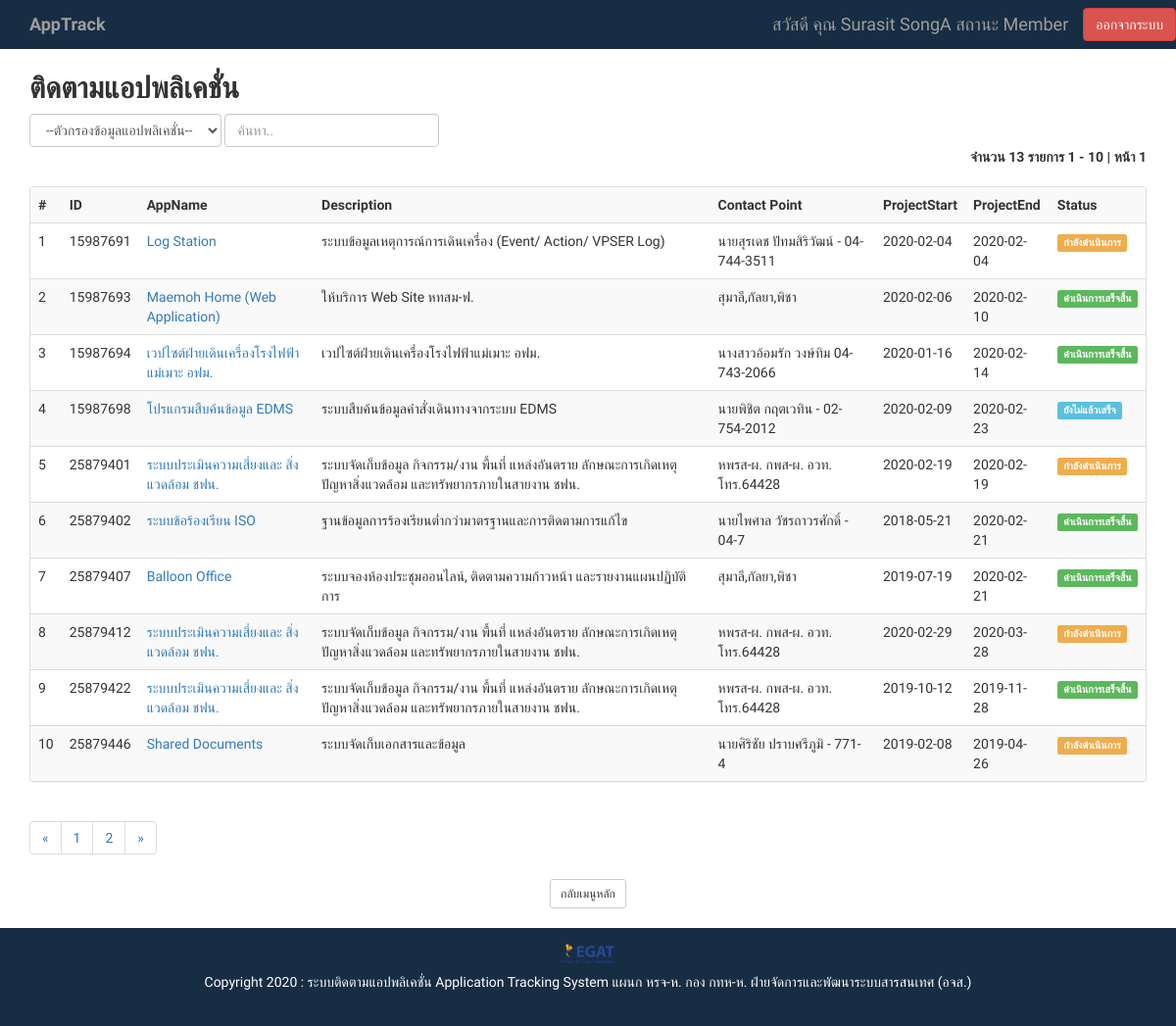
Page /app_member.php (signed in) on the earlier database version.
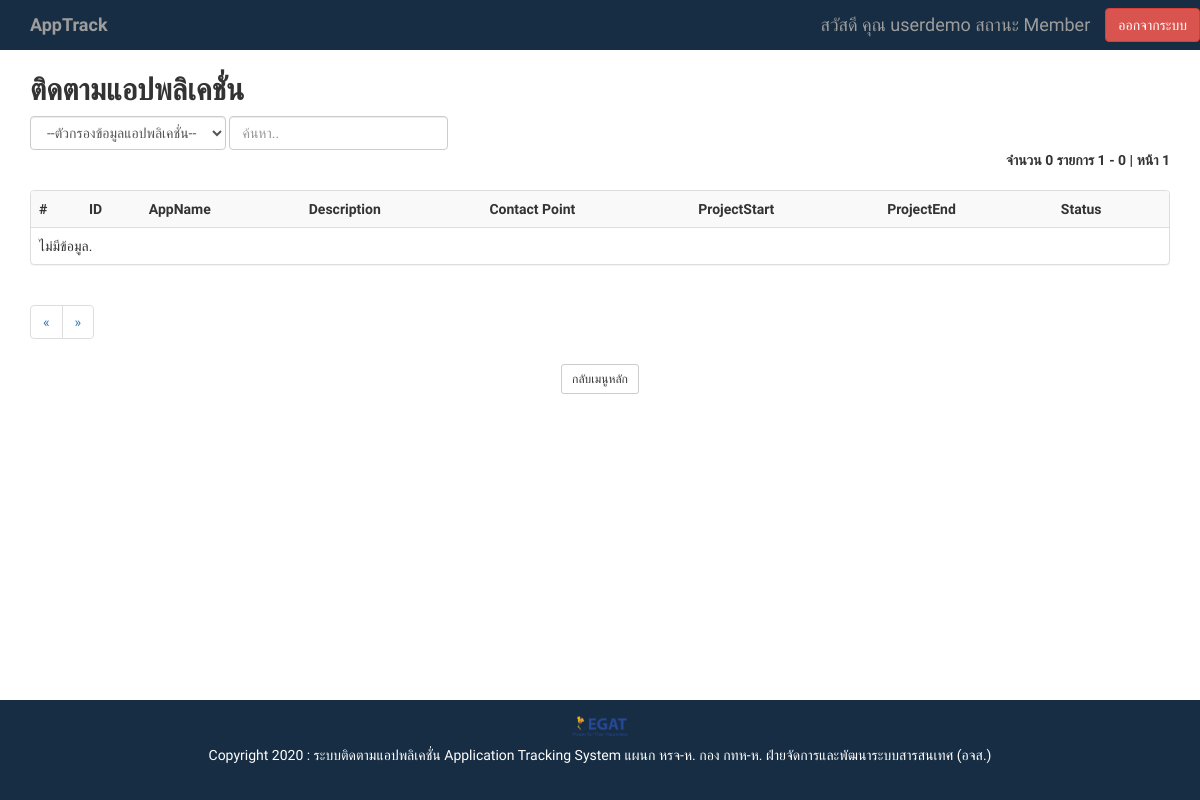
Same page on the later database version.
### tables this page shows
CREATE TABLE `appdata` (
  `id` varchar(10) NOT NULL,
  `appname` varchar(255) NOT NULL,
  `contact_point` varchar(100) NOT NULL,
  `phone_number` varchar(10) NOT NULL,
  `project_start` date NOT NULL,
  `project_end` date NOT NULL,
  `description` varchar(255) NOT NULL,
  `status` varchar(50) NOT NULL,
  `detail_name` varchar(255) NOT NULL,
  `percent` int(10) NOT NULL,
  `date_start` date NOT NULL,
  `date_complete` date NOT NULL,
  `date_end` date NOT NULL,
  `total` int(10) NOT NULL,
  `detail_name_1` varchar(255) NOT NULL,
  `percent_1` int(10) NOT NULL,
  `date_start_1` date NOT NULL,
  `date_complete_1` date NOT NULL,
  `date_end_1` date NOT NULL,
  `total_1` int(10) NOT NULL,
  `detail_name_2` varchar(255) NOT NULL,
  `percent_2` int(10) NOT NULL,
  `date_start_2` date NOT NULL,
  `date_complete_2` date NOT NULL,
  `date_end_2` date NOT NULL,
  `total_2` int(10) NOT NULL,
  `detail_name_3` varchar(255) NOT NULL,
  `percent_3` int(10) NOT NULL,
  `date_start_3` date NOT NULL,
  `date_complete_3` date NOT NULL,
  `date_end_3` date NOT NULL,
  `total_3` int(10) NOT NULL,
  `detail_name_4` varchar(255) NOT NULL,
  `percent_4` int(10) NOT NULL,
  `date_start_4` date NOT NULL,
  `date_complete_4` date NOT NULL,
  `date_end_4` date NOT NULL,
  `total_4` int(10) NOT NULL
);

### app_member.php (the view, shortened to what this page needs)
<?php session_start();
include('condb.php');
  $name = $_SESSION['name'];
  $level = $_SESSION['level'];
      ?>
<!DOCTYPE html>
<html lang='en'>
  <head>
    <link rel='stylesheet' href='css/stylesheet.css'/>
    <link rel="stylesheet" href="https://maxcdn.bootstrapcdn.com/bootstrap/3.4.1/css/bootstrap.min.css">
  </head>
  <body>
      <nav class="navbar-inverse navbar-fixed-top">
        <div class="container-fluid">
          <div class="navbar-header">
            <a class="navbar-brand" href=""><b>AppTrack</b></a>
          </div>
          <div class="collapse navbar-collapse" id="myNavbar">
            <ul class="nav navbar-nav navbar-right">
              <form action="logout.php">
              <a class="navbar-brand"> <p> สวัสดี คุณ <?php echo $name; ?> สถานะ <?php echo $level; ?></p> </a>
              <a href=javascript:if(confirm('ยืนยันการออกจากระบบ')==true){window.location='logout.php';} <button class="btn btn-danger navbar-btn"> ออกจากระบบ </a>
              </form>
            </ul>
          </div>
        </div>
        </nav>
        <div class="container">
          <div class="content">
          <h2>จัดการแอปพลิเคชัน</h2>
    			<h2><b>ติดตามแอปพลิเคชั่น</b></h2>
                <?php
                  $limit = '10';
                  if($strSearch=="Y"){
                    $Qtotal = mysqli_query($con,"select * from appdata Where ".$Search2." like '%".$Search."%'  ");
                  }else{
                    $Qtotal = mysqli_query($con,"select * from appdata");
                  }
                    $total_data = mysqli_num_rows($Qtotal);
                    $total_page= ceil($total_data/$limit);
                    if($page>=$total_page) $page=$total_page;
                    if($page<=0 or $page==''){
                    $page=1;
                  }
                    $start=($page-1)*$limit;
                    $from=$start+1;
                    $to=$page*$limit;
                    if($to>$total_data) $to=$total_data;
                  ?>
          <form class="form-inline" method="get">
				<div class="form-group">
					<select name="filter" class="form-control" onchange="form.submit()">
						<option value="0">--ตัวกรองข้อมูลแอปพลิเคชั่น--</option>
					</select>
          <input class="form-control" id="myInput" type="text" placeholder="ค้นหา..">
				</div>
			</form>
      <div class='' role='alert' align="right" style='font-weight:bold;'>
            <?php
              printf(' จำนวน %d รายการ ',$total_data);
              echo $from.' - '.$to;
              printf(' | หน้า %d <br />',$page);
            ?>
     </div>
      <?php
       $perpage = 10;
       if (isset($_GET['page'])) {
          $page = $_GET['page'];
        } else {
           $page = 1;
        }
        $start = ($page - 1) * $perpage;
        $sql = "select * from appdata limit {$start} , {$perpage} ";
        $query = mysqli_query($con, $sql);
        ?>
    			<div class="table-responsive">
            <div class="panel panel-default">
    			<table class="table table-striped table-hover">
            <tbody id="myTable">
    				<tr>
              <th>#</th>
    					<th>ID</th>
              <th>AppName</th>
              <th>Description</th>
              <th>Contact Point	</th>
    					<th>ProjectStart</th>
    					<th>ProjectEnd</th>
    					<th>Status</th>
    				</tr>
    				<?php
                    if (mysqli_num_rows($query) == 0) {
                        echo '<tr><td colspan="8">ไม่มีข้อมูล.</td></tr>';
                    } else {
                        $no = 1;
                        while ($row = mysqli_fetch_assoc($query)) {
                            echo '
    						<tr>
    								<td>'.(($page > 1) ? strval($page - 1).strval($no) : $no ).'</td>
                  <td>'.$row['id'].'</td>
    							<td><a href="profile_member.php?id='.$row['id'].'">'.$row['appname'].'</a></td>
                                <td>'.$row['description'].'</td>
                                <td>'.$row['contact_point'].'</td>
    							<td>'.$row['project_start'].'</td>
                                <td>'.$row['project_end'].'</td>
    							<td>';
                            if ($row['status'] == 'ดำเนินการเสร็จสิ้น') {
                                echo '<span class="label label-success">ดำเนินการเสร็จสิ้น</span>';
                            } elseif ($row['status'] == 'ยังไม่แล้วเสร็จ') {
                                echo '<span class="label label-info">ยังไม่แล้วเสร็จ</span>';
                            } elseif ($row['status'] == 'กำลังดำเนินการ') {
                                echo '<span class="label label-warning">กำลังดำเนินการ</span>';
                            }
                            echo '
    							</td>
    						</tr>
    						';
                            $no++;
                        }
                    }
                    ?>
                  </tbody>
                  </table>
                </div>
                  <?php
                  $sql2 = "select * from appdata ";
                  $query2 = mysqli_query($con, $sql2);
                  $total_record = mysqli_num_rows($query2);
                  $total_page = ceil($total_record / $perpage);
                  ?>
                  <nav>
                    <ul class="pagination">
                      <li>
                        <a href="app_member.php?page=1" aria-label="Previous">
                          <span aria-hidden="true">&laquo;</span>
                        </a>
                      </li>
                      <?php for ($i=1;$i<=$total_page;$i++) { ?>
                        <li><a href="app_member.php?page=<?php echo $i; ?>"><?php echo $i; ?></a></li>
                      <?php } ?>
                      <li>
                        <a href="app_member.php?page=<?php echo $total_page;?>" aria-label="Next">
                          <span aria-hidden="true">&raquo;</span>
                        </a>
                      </li>
                    </ul>
                  </nav>
                  <center><a href="member.php" class="btn btn-sm btn-default">กลับเมนูหลัก</a></center>
                  <br>
                  <br>
                  <br>
                  <br>
                  <br>
                  <br >
                </div>
              </div>
        </div>
        <footer class="container-fluid text-center">
        <center><img src="img\EGAT_Logo.png" class="img-responsive" width="5%" alt="Footer Image" /></center>
        <p><h5>Copyright 2020 : ระบบติดตามแอปพลิเคชั่น Application Tracking System แผนก หรจ-ห. กอง กทห-ห. ฝ่ายจัดการและพัฒนาระบบสารสนเทศ (อจส.)</h5></p>
        </footer>
  </body>
</html>

### css/stylesheet.css (style rules this page uses)
.navbar-header { background-color: #172D43; font-family: 'Prompt', sans-serif; }
.container-fluid { background-color: #172D43; font-family: 'Prompt', sans-serif; }
* { margin: 0; padding: 0; box-sizing: border-box; font-family: 'Prompt', sans-serif; }
@media only screen and (min-width: 961px) { body { background-color: #f1f1f1; } }
.content { background-color: #FFFFFF; height: 640px; font-family: 'Prompt', sans-serif; }
footer { background-color: #172D43; color: #ffffff; padding: 15px; bottom:0px; font-family: 'Prompt', sans-serif; width: 100%; height: 100px; position: fixed; display: block; }
html,body { padding: 0; margin: 0; width: 100%; height: 100%; }

Differences in the rows shown:
removed appdata: id "15987691", appname "Log Station", description "ระบบข้อมูลเหตุการณ์การเดินเครื่อง (Event/ Action/ VPSER Log)", contact_point "นายสุรเดช ปัทมสิริวัฒน์ - 04-744-3511", project_start "2020-02-04", project_end "2020-02-04", status "กำลังดำเนินการ"
removed appdata: id "15987693", appname "Maemoh Home (Web Application)", description "ให้บริการ Web Site หทสม-ฟ.", contact_point "สุมาลี,กัลยา,พิชา", project_start "2020-02-06", project_end "2020-02-10", shows "ดำเนินการเสร็จสิ้น"
removed appdata: id "15987694", appname "เวปไซต์ฝ่ายเดินเครื่องโรงไฟฟ้าแม่เมาะ อฟม.", description "เวปไซต์ฝ่ายเดินเครื่องโรงไฟฟ้าแม่เมาะ อฟม.", contact_point "นางสาวอ้อมรัก วงษ์ทิม 04-743-2066", project_start "2020-01-16", project_end "2020-02-14", shows "ดำเนินการเสร็จสิ้น"
removed appdata: id "15987698", appname "โปรแกรมสืบค้นข้อมูล EDMS", description "ระบบสืบค้นข้อมูลคำสั่งเดินทางจากระบบ EDMS", contact_point "นายพิชิต กฤตเวทิน - 02-754-2012", project_start "2020-02-09", project_end "2020-02-23", status "ยังไม่แล้วเสร็จ"
removed appdata: id "25879401", appname "ระบบประเมินความเสี่ยงและ สิ่งแวดล้อม ชฟน.", description "ระบบจัดเก็บข้อมูล กิจกรรม/งาน พื้นที่ แหล่งอันตราย ลักษณะการเกิดเหตุ ปัญหาสิ่งแวดล้อม และทรัพยากรภายในสายงาน ชฟน.", contact_point "หพรส-ผ. กพส-ผ. อวท. โทร.64428", project_start "2020-02-19", project_end "2020-02-19", status "กำลังดำเนินการ"
removed appdata: id "25879402", appname "ระบบข้อร้องเรียน ISO", description "ฐานข้อมูลการร้องเรียนต่ำกว่ามาตรฐานและการติดตามการแก้ไข", contact_point "นายไพศาล วัชรถาวรศักดิ์ - 04-7", project_start "2018-05-21", project_end "2020-02-21", shows "ดำเนินการเสร็จสิ้น"
removed appdata: id "25879407", appname "Balloon Office", description "ระบบจองห้องประชุมออนไลน์, ติดตามความก้าวหน้า และรายงานแผนปฏิบัติการ", contact_point "สุมาลี,กัลยา,พิชา", project_start "2019-07-19", project_end "2020-02-21", shows "ดำเนินการเสร็จสิ้น"
removed appdata: id "25879412", appname "ระบบประเมินความเสี่ยงและ สิ่งแวดล้อม ชฟน.", description "ระบบจัดเก็บข้อมูล กิจกรรม/งาน พื้นที่ แหล่งอันตราย ลักษณะการเกิดเหตุ ปัญหาสิ่งแวดล้อม และทรัพยากรภายในสายงาน ชฟน.", contact_point "หพรส-ผ. กพส-ผ. อวท. โทร.64428", project_start "2020-02-29", project_end "2020-03-28", status "กำลังดำเนินการ"
removed appdata: id "25879422", appname "ระบบประเมินความเสี่ยงและ สิ่งแวดล้อม ชฟน.", description "ระบบจัดเก็บข้อมูล กิจกรรม/งาน พื้นที่ แหล่งอันตราย ลักษณะการเกิดเหตุ ปัญหาสิ่งแวดล้อม และทรัพยากรภายในสายงาน ชฟน.", contact_point "หพรส-ผ. กพส-ผ. อวท. โทร.64428", project_start "2019-10-12", project_end "2019-11-28", shows "ดำเนินการเสร็จสิ้น"
removed appdata: id "25879446", appname "Shared Documents", description "ระบบจัดเก็บเอกสารและข้อมูล", contact_point "นายศิริชัย ปราบศรีภูมิ - 771-4", project_start "2019-02-08", project_end "2019-04-26", status "กำลังดำเนินการ"
Other differences:
$name: "Surasit SongA" → "userdemo"
$total_data: "13" → "0"
$to: "10" → "0"
text now shown: "ไม่มีข้อมูล."
list line gone: "1"
list line gone: "2"
